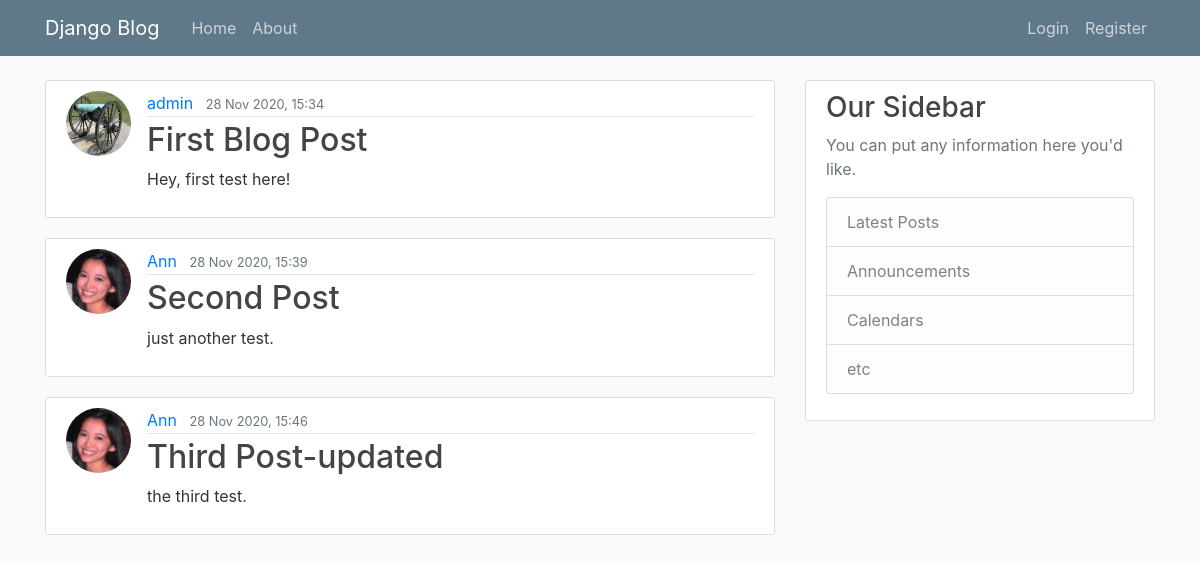
Screenshot of /blog/ with the database file from the repository.
### blogTutorial/models.py (models this page shows, shortened)
class Post(models.Model):
    title = models.CharField(max_length=100)
    content = models.TextField()
    date_posted = models.DateTimeField(default=timezone.now)
    author = models.ForeignKey(User, on_delete=models.CASCADE)

### users/models.py (models this page shows, shortened)
class Profile(models.Model):
    user = models.OneToOneField(User, on_delete=models.CASCADE)
    image = models.ImageField(default='default.jpg', upload_to='profile_pics')

### blogTutorial/views.py (the view)
# urls.py: 2. Add a URL to urlpatterns:  path('', views.home, name='home')
def home(req):
    context = {
        'posts': Post.objects.all(),
    }
    return render(req, 'blogTutorial/home.html', context=context)

### blogTutorial/templates/blogTutorial/home.html
{% extends 'blogTutorial/base.html' %}
{% block content %}
    {% for post in posts %}
        <article class="media content-section">
            <img class="rounded-circle article-img" src="{{ post.author.profile.image.url }}">
            <div class="media-body">
                <div class="article-metadata">
                    <a class="mr-2" href="#">{{ post.author }}</a>
                    <small class="text-muted">{{ post.date_posted|date:'d M Y, H:i' }}</small>
                </div>
                <h2><a class="article-title" href="#">{{ post.title }}</a></h2>
                <p class="article-content">{{ post.content }}</p>
            </div>
        </article>
    {% endfor %}
{% endblock content %}

### blogTutorial/templates/blogTutorial/base.html (shortened to what this page needs)
{% load static %}
<!doctype html>
<html lang="en">
<head>
    <link rel="stylesheet"
          href="https://stackpath.bootstrapcdn.com/bootstrap/4.3.1/css/bootstrap.min.css"
>
    <link rel="stylesheet" type="text/css" href="{% static 'blogTutorial/main.css' %}">
</head>
<body>
<header class="site-header">
    <nav class="navbar navbar-expand-md navbar-dark bg-steel fixed-top">
        <div class="container">
            <a class="navbar-brand mr-4" href="{% url 'blogTutorial:blog_home' %}">Django Blog</a>
            <div class="collapse navbar-collapse" id="navbarToggle">
                <div class="navbar-nav mr-auto">
                    <a class="nav-item nav-link" href="{% url 'blogTutorial:blog_home' %}">Home</a>
                    <a class="nav-item nav-link" href="{% url 'blogTutorial:blog_about' %}">About</a>
                </div>
                <div class="navbar-nav">
                    {% if user.is_authenticated %}
                        <a class="nav-item nav-link" href="{% url 'profile' %}">{{ user.username }}</a>
                        <a class="nav-item nav-link" href="{% url 'logout' %}">Logout</a>
                    {% else %}
                        <a class="nav-item nav-link" href="{% url 'login' %}">Login</a>
                        <a class="nav-item nav-link" href="{% url 'registration' %}">Register</a>
                    {% endif %}
                </div>
            </div>
        </div>
    </nav>
</header>
<main role="main" class="container">
    <div class="row">
        <div class="col-md-8">
            {% block content %}{% endblock %}
        </div>
        <div class="col-md-4">
            <div class="content-section">
                <h3>Our Sidebar</h3>
                <p class='text-muted'>You can put any information here you'd
                    like.
                <ul class="list-group">
                    <li class="list-group-item list-group-item-light">Latest
                        Posts
                    </li>
                    <li class="list-group-item list-group-item-light">
                        Announcements
                    </li>
                    <li class="list-group-item list-group-item-light">
                        Calendars
                    </li>
                    <li class="list-group-item list-group-item-light">etc</li>
                </ul>
                </p>
            </div>
        </div>
    </div>
</main>
</body>
</html>

### blogTutorial/static/blogTutorial/main.css (style rules this page uses)
body { background: #fafafa; color: #333333; margin-top: 5rem; }
h1, h2, h3, h4, h5, h6 { color: #444444; }
ul { margin: 0; }
.bg-steel { background-color: #5f788a; }
.site-header .navbar-nav .nav-link { color: #cbd5db; }
.content-section { background: #ffffff; padding: 10px 20px; border: 1px solid #dddddd; border-radius: 3px; margin-bottom: 20px; }
.article-title { color: #444444; }
.article-content { white-space: pre-line; }
.article-img { height: 65px; width: 65px; margin-right: 16px; }
.article-metadata { padding-bottom: 1px; margin-bottom: 4px; border-bottom: 1px solid #e3e3e3 }

### rows the page displays
Post: author.profile.image (placeholder picture), author "admin", date_posted "28 Nov 2020, 15:34", title "First Blog Post", content "Hey, first test here!"
Post: author.profile.image (picture), author "Ann", date_posted "28 Nov 2020, 15:39", title "Second Post", content "just another test."
Post: author.profile.image (picture), author "Ann", date_posted "28 Nov 2020, 15:46", title "Third Post-updated", content "the third test."
